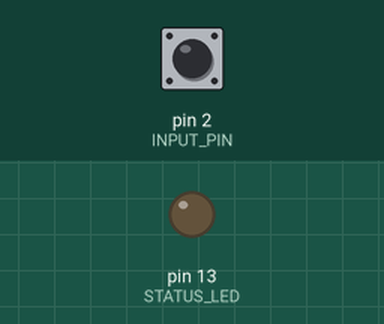
Bench run of a sketch on a simulated SparkFun Pro Micro, built with avr-gcc and run on an emulated ATmega32U4. On the bench: output pins drawn as LEDs (lit = HIGH). The test bench sets the inputs (shaded band); at power-on: pin 2 (INPUT_PIN) HIGH. USB keyboard and mouse output is not drawn.

Above: at 2.2 s.
2.3 s: pin 2 (INPUT_PIN) pulled LOW for 0.15 s
At 2.35 s:
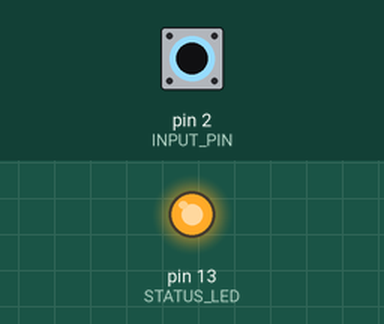
Timing chart, 0 to 5.3 s (numbered marks = the images above; inputs shaded):
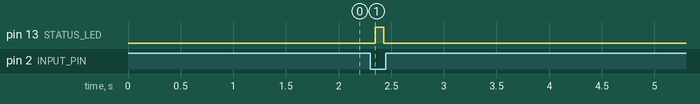

The sketch:

button_switch_module.ino
```cpp
// (licence header left out)
#include "Keyboard.h"

// ── Configuration ──────────────────────────────────────────────
#define INPUT_PIN       2          // Short signal input (via PC816)
#define CAPTURE_KEY     KEY_F11    // Gateway capture hotkey
#define DEBOUNCE_MS     50         // Debounce interval (ms)
#define ACTIVE_LOW      true       // true: short pulls pin LOW

// Optional: status LED on pin 13 (built-in)
#define STATUS_LED      LED_BUILTIN

// ── State ──────────────────────────────────────────────────────
volatile bool  signalActive  = false;
volatile bool  triggerPending = false;
unsigned long  lastTriggerMs  = 0;
unsigned long  lastDebounceMs = 0;
bool           lastPinState   = HIGH;

// ── Setup ──────────────────────────────────────────────────────
void setup() {
  pinMode(INPUT_PIN, INPUT_PULLUP);
  pinMode(STATUS_LED, OUTPUT);
  digitalWrite(STATUS_LED, LOW);

  Keyboard.begin();
  delay(1000);  // Allow USB enumeration before first key press
}

// ── Main Loop ──────────────────────────────────────────────────
void loop() {
  bool currentState = digitalRead(INPUT_PIN);

  // Detect edge (short onset)
  if (currentState != lastPinState) {
    lastDebounceMs = millis();
  }

  if ((millis() - lastDebounceMs) > DEBOUNCE_MS) {
    bool isActive = ACTIVE_LOW ? (currentState == LOW) : (currentState == HIGH);

    if (isActive && !signalActive) {
      signalActive = true;
      triggerPending = true;
    } else if (!isActive && signalActive) {
      signalActive = false;
    }
  }

  lastPinState = currentState;

  // Fire capture key on short onset (rising edge of trigger)
  if (triggerPending && (millis() - lastTriggerMs) > DEBOUNCE_MS) {
    sendCaptureKey();
    triggerPending = false;
    lastTriggerMs = millis();
  }
}

// ── Send HID capture keystroke ─────────────────────────────────
void sendCaptureKey() {
  digitalWrite(STATUS_LED, HIGH);

  Keyboard.press(CAPTURE_KEY);
  delay(30);
  Keyboard.release(CAPTURE_KEY);

  delay(50);
  digitalWrite(STATUS_LED, LOW);
}
```

Measured:
- after the input at 2.3 s, pin 13 (STATUS_LED): LOW → HIGH after 0.05 s, → LOW 0.08 s later
